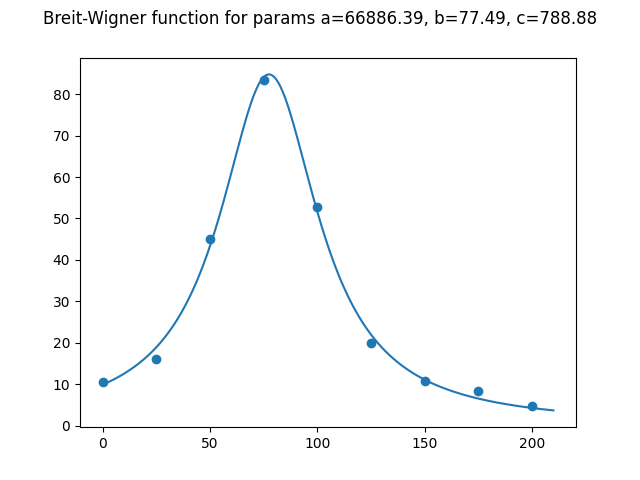

Source code (Python):
'''
2. The Levenberg-Marquardt algorithm: Implement the LMA for a 1
dimensional dependent variable and 1 dimensional feature. Fit the
data in breit wigner.csv to a Breit-Wigner function parametrized
as follows:
g(x) = a/((b - x)**2 + c)
2 + c
For our cases ignore the error-weighting (c = 1) and use central
differences to calculate the Jacobian for g(x) (for example with
stepsize h = 0.001). Stop iterating at a relative change of
β <~ 0.1%. On moodle there is additional information on choosing
the λ-parameter.
Plot the datapoints and the fitted model. Specify the values for a,
b, c in the plot!
'''
from numpy import random
from numpy.typing import _128Bit
import pandas as pd
import numpy as np
import matplotlib.pyplot as plt
from numpy.linalg import norm, inv
import random

df=pd.read_csv("breit_wigner.csv")

#OK:calculate the result of the breit wigner function
def breit_wigner(a,b,c,x):
    result= a/((b-x)**2+c)
    return result

#OK: calculate the dericative(central derivative method) of the breit wigner function to use for finding the jacobi matrix
def derivative(a,b,c,x, d_param):
    step=0.001
    if(d_param=="a"):
        temp_plus=a+step
        temp_minus=a-step
        return (breit_wigner(temp_plus,b,c,x)-breit_wigner(temp_minus, b, c, x))/(2*step)
    elif(d_param=="b"):
        temp_plus=b+step
        temp_minus=b-step
        return (breit_wigner(a,temp_plus,c,x)-breit_wigner(a, temp_minus, c, x))/(2*step)
    elif(d_param=="c"):
        temp_plus=c+step
        temp_minus=c-step
        return (breit_wigner(a,b,temp_plus,x)-breit_wigner(a, b, temp_minus, x))/(2*step)

#OK: calculate the jacobi matrix making use of the derivative function
def jacobi_matrix(a,b,c, array):
    list_a=[]
    list_b=[]
    list_c=[]

    for x in array:
        list_a.append(derivative(a,b,c,x, "a"))
        list_b.append(derivative(a,b,c,x, "b"))
        list_c.append(derivative(a,b,c,x, "c"))
    
    Series_a, Series_b, Series_c= np.array(list_a), np.array(list_b), np.array(list_c)
    Jacobi=np.column_stack((Series_a,Series_b, Series_c))
    return Jacobi

#OK: calculate error= y-g(current parameters)
def error(a,b,c,expected_result, indep_var):
    return expected_result-breit_wigner(a,b,c, indep_var)

#TBC:calculate the change in the constants
def calculate_delta_const(a,b,c, lamda):
    jacobi=jacobi_matrix(a,b,c, df["x"])
    jacobi_transpose=np.transpose(jacobi)
    product= np.matmul(jacobi_transpose, jacobi)
    sum_product=product + lamda*np.identity(3)
    sum_product_inv=inv(sum_product)
    delta_const=np.matmul(np.matmul(sum_product_inv, jacobi_transpose),error(a,b,c, df["g"], df["x"]))
    return delta_const

#TBC:
def calculate_lamda_0(a,b,c):
    jacobi=jacobi_matrix(a,b,c,df["x"])
    jacobi_transpose=np.transpose(jacobi)
    product=np.matmul(jacobi_transpose,jacobi)
    product_norm=norm(product)
    return product_norm

#TBC: calculate the change in parameter. if the result is >0 -> the error is reduced. if result <0-> the error increased
def calculate_param_change(a_old, b_old, c_old, a_new, b_new, c_new , lamda, delta_constant):
    #jacobi shape-> (9,3)
    jacobi=jacobi_matrix(a_old, b_old, c_old, df["x"])
    #jacobi=jacobi_matrix(a_new, b_new, c_new, df["x"])
    jacobi_transpose=np.transpose(jacobi)
    e0=error(a_old,b_old,c_old, df["g"], df["x"])
    e1=error(a_new,b_new, c_new, df["g"], df["x"])
    nominator= np.dot(e0,e0)-np.dot(e1,e1)
    delta_constant=np.reshape(delta_constant, (3,1))
    temp1= np.transpose(delta_constant)
    temp2= lamda*delta_constant
    temp3=np.matmul(jacobi_transpose,error(a_old, b_old, c_old, df["g"], df["x"]))
    temp3=np.reshape(temp3, (3,1))
    denominator= np.dot(temp1, (temp2+ temp3))
    result=nominator/denominator[0][0]
    return result

#main function
constants=np.random.rand(3)*1
lamda=calculate_lamda_0(constants[0],constants[1], constants[2])
param_change=3
iter_count=0
while(iter_count<500 and abs(param_change)>0.00001):
    delta_constant=calculate_delta_const(constants[0], constants[1], constants[2], lamda)
    constants_new=constants + delta_constant
    param_change=calculate_param_change(constants[0],constants[1],constants[2],constants_new[0],constants_new[1],constants_new[2], lamda, delta_constant)
    if(param_change>0.75):
        lamda=lamda/3
    elif(param_change<0.25):
        lamda=lamda*2
    else:
        lamda=lamda
    if(param_change>0):
        constants=constants_new
    iter_count+=1
print(iter_count)

#constants=[70500,80,850]

#OK:this part works fine. Problem lies in finding the constants.
xx=np.arange(0, 210, 0.05)
yy=breit_wigner(constants[0], constants[1], constants[2], xx)
plt.plot(xx,yy)
plt.scatter(df["x"], df["g"])
plt.suptitle("Breit-Wigner function for params a={:.2f}, b={:.2f}, c={:.2f}".format(constants[0], constants[1], constants[2]))
plt.savefig("Aufgabe6_2.png")